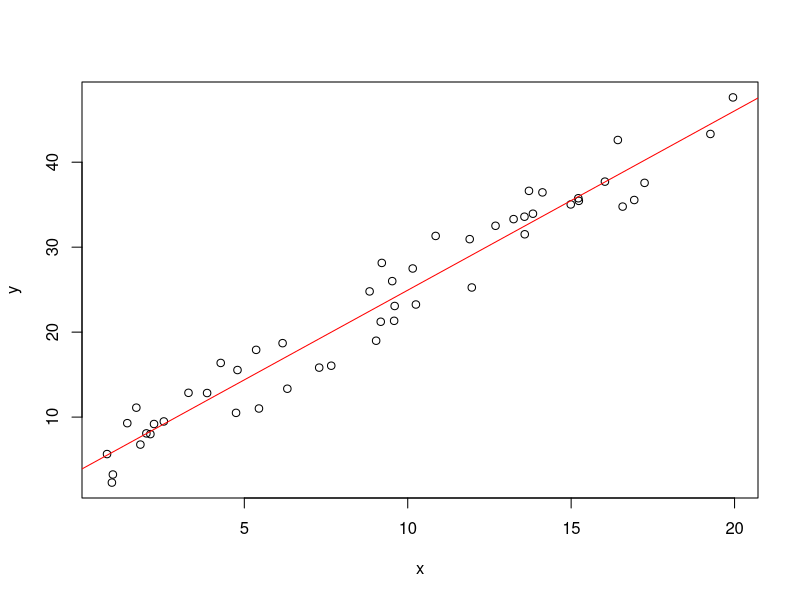
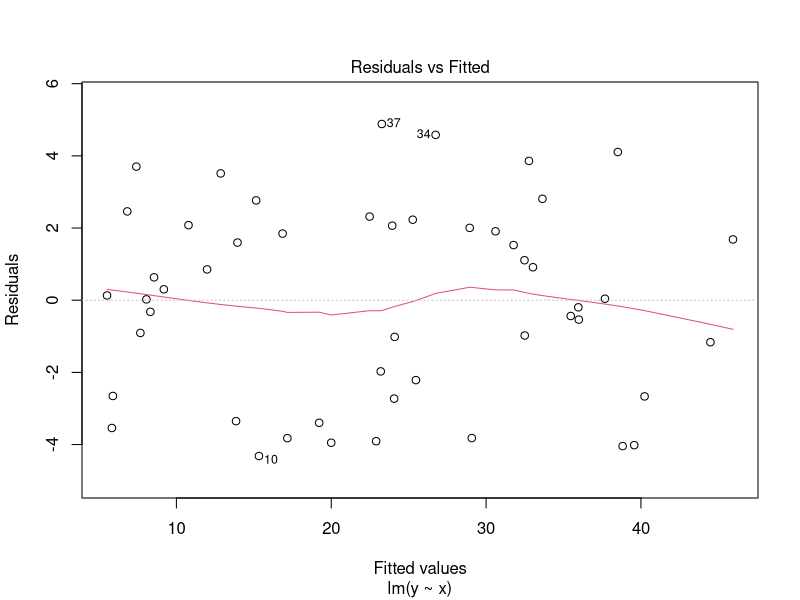
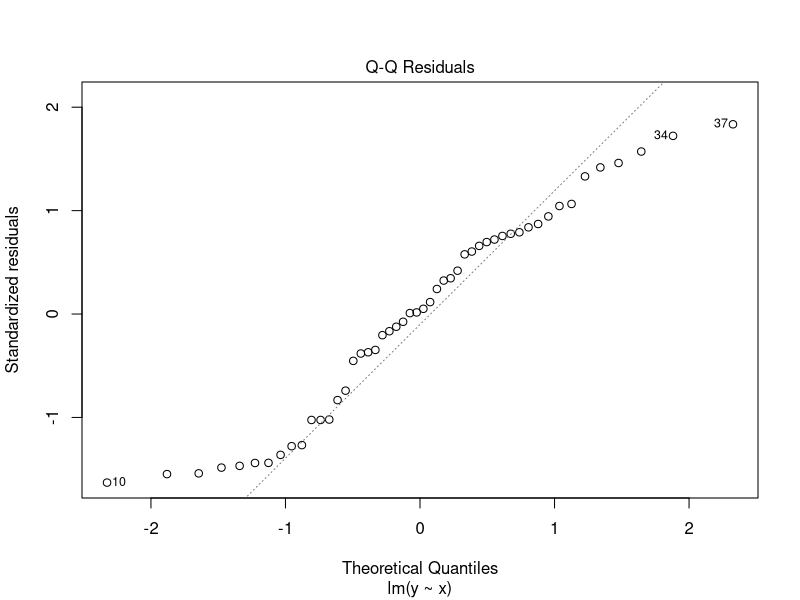
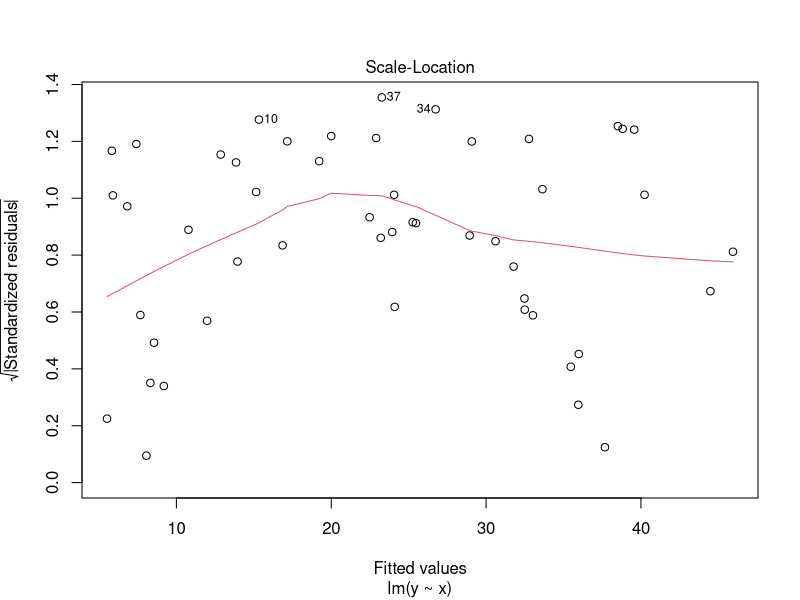
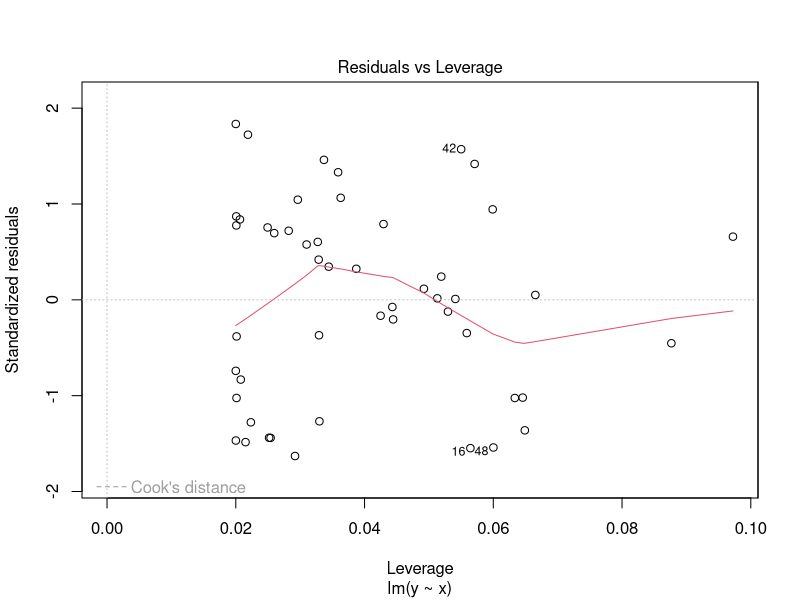
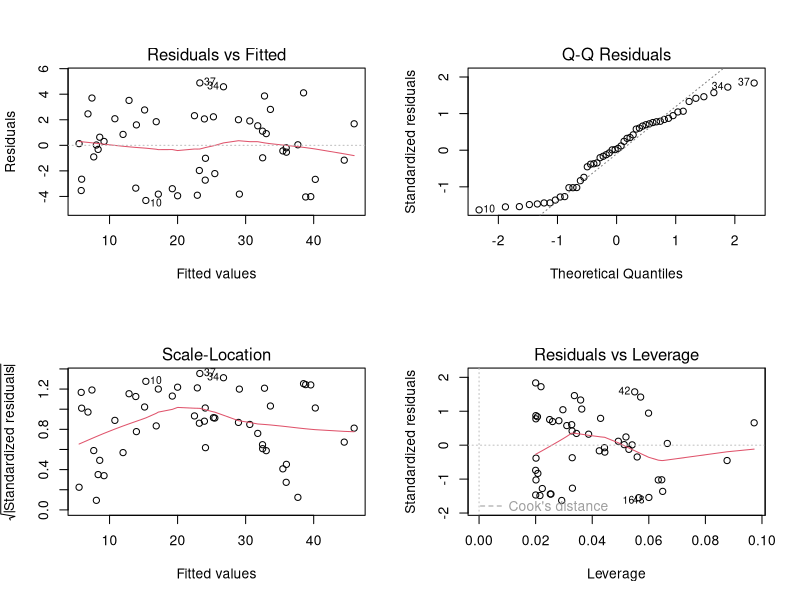
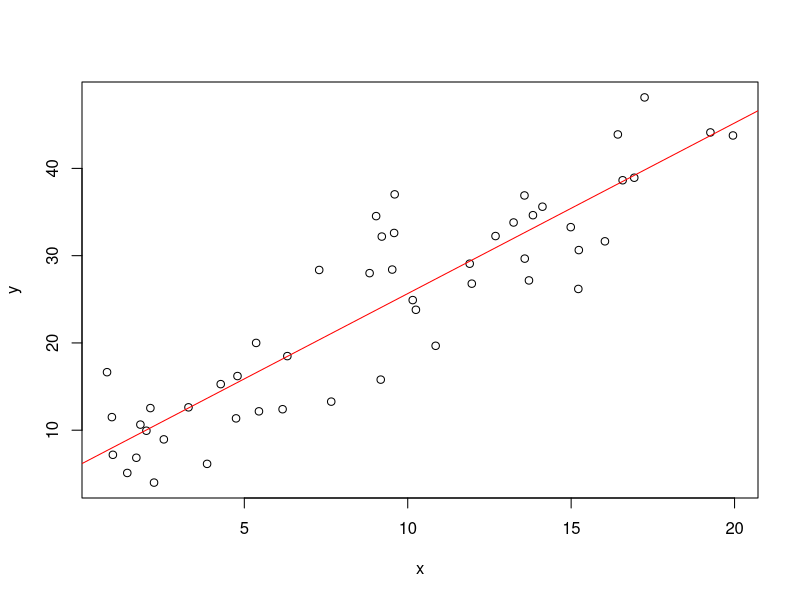
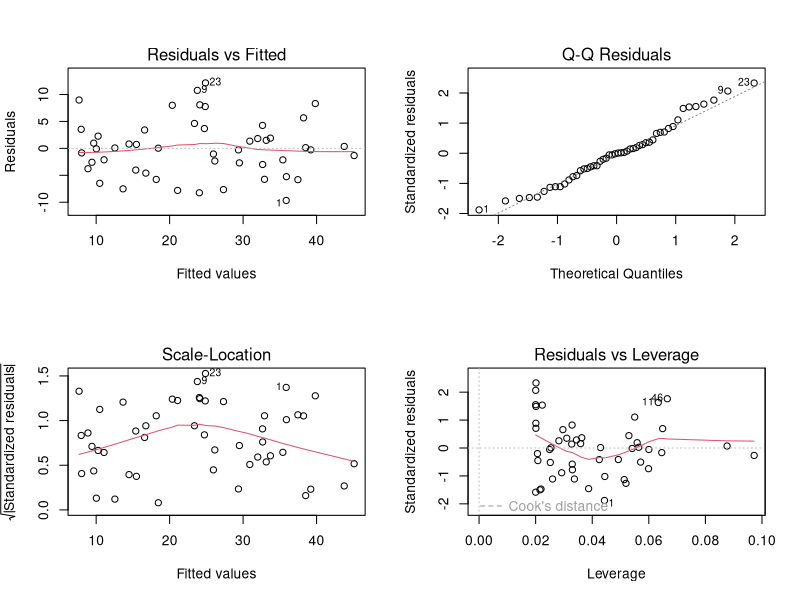

These charts were generated, in order, by the following R code:
# R Lab 5

# Today we will mostly iintroduce the Diagnostic graphics we talked about today.
# We will also do briefly introduce R Markdown (just to get you curious)

yfun <- function(x,b0,b1){
  y <- b0+b1*x + runif(length(x),-5,5)
  return(y)
}

n <- 50
b0 <- 5
b1 <- 2
x <- runif(n,0,20)

y <- yfun(x,b0,b1)


model <- lm(y~x)
par(mfrow=c(1,1))
plot(x,y)
abline(model$coefficients[1],model$coefficients[2],col='red')
# You can acutally plot a linear model to produce the important graph for diagnostics:
plot(model)

# You can tell r to produce an image containing multiple plots 
par(mfrow=c(2,2))
plot(lm(model))


yfun <- function(x,b0,b1){
  y <- b0+b1*x + rnorm(length(x),0,5)
  return(y)
}


y <- yfun(x,b0,b1)




model <- lm(y~x)
par(mfrow=c(1,1))
plot(x,y)
abline(model$coefficients[1],model$coefficients[2],col='red')

# You can tell r to produce an image containing multiple plots 
par(mfrow=c(2,2))
plot(lm(model))


yfun <- function(x,b0,b1){
  y <- b0+b1*x^2 + rnorm(length(x),0,5)
  return(y)
}


y <- yfun(x,b0,b1)
model <- lm(y~x)
par(mfrow=c(1,1))
plot(x,y)
abline(model$coefficients[1],model$coefficients[2],col='red')

par(mfrow=c(2,2))
plot(lm(model))


yfun <- function(x,b0,b1){
  y <- b0+b1*x + rnorm(length(x),0,5)
  return(y)
}


y <- yfun(x,b0,b1)
x <- c(x,25)
y <- c(y,100)
model <- lm(y~x)
par(mfrow=c(1,1))
plot(x,y)
abline(model$coefficients[1],model$coefficients[2],col='red')

par(mfrow=c(2,2))
plot(lm(model))

# To use rmarkdown, install the package
# Use online ressources to learn how to use
# Let me show you a quick project I did
